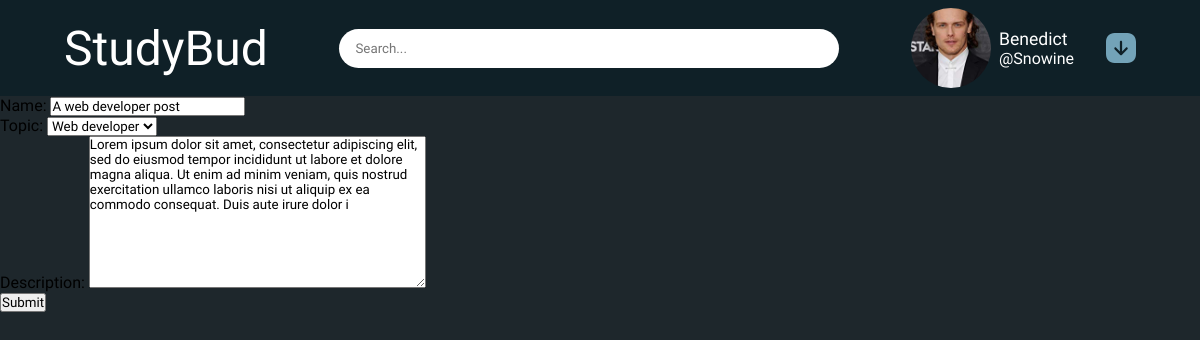
Page /edit-room/9994c8ce-9e87-48e8-a716-491fe20f85a0 (signed in) on the committed database.
### Studybud/models.py (models this page shows, shortened)
class User(AbstractUser):
    username = models.CharField(max_length=100)
    email = models.EmailField(('Email address'), unique=True)
    first_name = models.CharField(max_length=100)
    last_name = models.CharField(max_length=150)
    bio = models.TextField(max_length=255, blank=True)
    followers = models.IntegerField(default=0)
    following = models.IntegerField(default=0)
    USERNAME_FIELD = 'email'
    REQUIRED_FIELDS = ['username']

class Room(models.Model):
    id = models.UUIDField(primary_key=True, editable=False, default=uuid4)
    name = models.CharField(max_length=100)
    host = models.ForeignKey(User, on_delete=models.SET_NULL, null=True)
    topic = models.ForeignKey('Topic', on_delete=models.SET_NULL, null=True)
    description = models.TextField(max_length=255, blank=True)
    participants = models.ManyToManyField(User, related_name='participants', blank=True)
    created = models.DateTimeField(auto_now_add=True, editable=False)
    updated = models.DateTimeField(auto_now=True)
    class Meta():
        ordering = ['created', 'updated']

class Topic(models.Model):
    name = models.CharField(max_length=100)
    def __str__(self):
        return self.name

### Studybud/views.py (the view)
# urls.py: path('edit-room/<str:id>', views.editRoom, name='edit-room'),
@login_required(login_url='login')
def editRoom(request, id):
    room = Room.objects.get(id=id)
    form = RoomForm(instance=room)
    if request.user != room.host:
        return redirect('room', room.id)
    if request.method == 'POST':
        form = RoomForm(request.POST, instance=room)
        if form.is_valid():
            newroom = form.save()
            return redirect('room', newroom.id)
    context = {
        'form': form
    }
    return render(request, 'Base/edit.html', context)

### Studybud/forms.py
class RoomForm(forms.ModelForm):
    class Meta():
        model = Room
        fields = '__all__'
        exclude = ['participants', 'host']

### templates/Base/edit.html (shortened to what this page needs)
{% extends 'layout.html' %}
{% block content %}
    <form action="" method="post">
        {{form.as_p}}
        <button type="submit">Submit</button>
    </form>
{% endblock%}

### templates/nav.html
{% load static %}
    <nav>
        <a id="logo" href="{% url 'index' %}"">StudyBud</a>
        <form id="search" action="" method="get">
            <input type="text" name="q" placeholder="Search..." id="searchInput">
        </form>
        <div id="user">
            {% if not request.user.is_authenticated %}
            <div class="userProfile">
                <div class="avatarContainer">
                    <img src="{% static 'images/avatar.png' %}" alt="user avatar" id="userAvatar" />
                </div>
                <a href="{% url 'login' %}">Login</a>
            </div>
            {% else %}
            <div class="userProfile">
                <div class="avatarContainer">
                    <img src="{% static 'images/avatar1.png' %}" alt="user avatar" id="userAvatar" />
                </div>
                <div class="userDetails">
                    <a href="" class="username">{{request.user.first_name}}</a>
                    <span class="userTag">@{{request.user.username}}</span>
                </div>
            </div>
            <img src="{% static 'images/drop-down.svg' %}" id="dropdown" alt="dropdown button">
            {% endif %}
        </div>
    </nav>

### Studybud/static/styles/nav.css (style rules this page uses)
nav { display: flex; background-color: var(--mainColor); color: white; padding: 8px 64px; justify-content: space-between; gap: 32px; align-items: center; }
#search { flex-basis: 500px; }
#searchInput { outline: none; padding: 12px 16px; border-radius: 50px; width: 100%; border: none; transition: outline 3s; }
#user { display: flex; align-items: center; gap: 32px; }
#user a { text-decoration: none; color: white; font-size: 1.1rem; }
#user img[id='dropdown'] { width: 30px; cursor: pointer; transition: all 0.3s; }
#userAvatar { width: 100%; height: 100%; object-fit: cover; object-position: center; border-radius: 50%; }
.avatarContainer { width: 80px; height: 80px; overflow: hidden; }
#logo { font-family: 'Mouse Memoirs', sans-serif; font-size: 48px; text-decoration: none; color: white; }
.userProfile { display: flex; align-items: center; gap: 8px; }
.username { font-weight: 400; }
.userTag { font-weight: 300; cursor: default; }
.userDetails { display: flex; flex-direction: column; }

### Studybud/static/styles/general.css (style rules this page uses)
* { box-sizing: border-box; padding: 0; margin: 0; font-family: 'Source Sans Pro', sans-serif; }
body { background-color: var(--bgColor); }
:root { --mainColor: #0F2027; --bgColor: #1E272C; --secondaryColor: #112751; --tertiaryColor: #2C5364; }

### rows in the picture
User: user.first_name "Benedict", user.username "Snowine"
Room: name "A web developer post", topic "Web developer", description "Lorem ipsum dolor sit amet, consectetur adipiscing elit, sed do eiusmod tempor incididunt ut labore et dolore magna aliqua. Ut enim ad minim veniam, quis nostrud exercitation ullamco laboris nisi ut aliquip ex ea commodo consequat. Duis aute irure dolor i"
